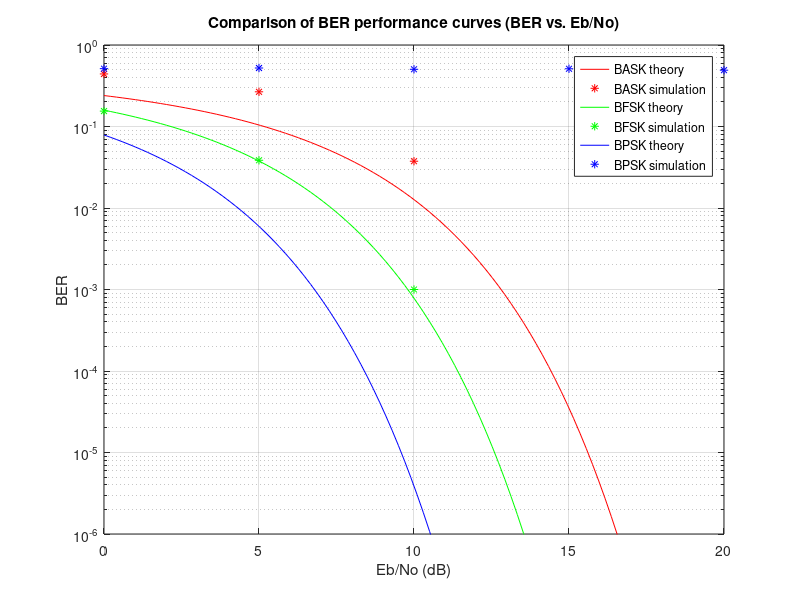

This figure's MATLAB source:
%A script to compare the BER of BASK, BFSK, BPSK from simulation and theory
%Variables:
%Sig_Length - bit length of the simulated signal
%Eb - bit energy of the simulated signal
Sig_Length = 2000;
Eb = 1;
%Eb/No for theoretical calculations (high resolution)
EtoN_dB = linspace(0,20,100);
EtoN = 10.^(EtoN_dB/10);
%Eb/No for simulation (five data points)
EtoN_dB_sim = linspace(0,20,5);
EtoN_sim = 10.^(EtoN_dB_sim/10);
%No for simulation purposes
No = Eb./EtoN_sim;
%Theoretical BER calculations
BER_BASK_te = (1/2)*erfc(sqrt(EtoN/4));
BER_BFSK_te = (1/2)*erfc(sqrt(EtoN/2));
BER_BPSK_te = (1/2)*erfc(sqrt(EtoN));
for iter = 1:length(EtoN_sim)
%Initialize error as 0
E_BASK = 0;
E_BFSK = 0;
E_BPSK = 0;
%Generate random string of bits with the length specified above
bit = randi([0 1],1,Sig_Length);
%Modulation of BFSK signal
x_BFSK = bit+1j*(~bit);
%Modulation of BASK signal
x_BASK = bit;
%Modulation of BPSK signal
x_BPSK = 2*bit-1;
% Generating noise
N_ril = sqrt(No(iter)/2)*randn(1,Sig_Length);
N_imj = sqrt(No(iter)/2)*randn(1,Sig_Length);
N = N_ril + 1j*(N_imj);
%Adding AWGN noise to the modulated signal
Y_BASK = x_BASK + N;
Y_BFSK = x_BFSK + N;
Y_BPSK = x_BPSK + N;
for iter2 = 1:Sig_Length
%BASK detector
Z_BASK(iter2) = (Y_BASK(iter2));
%Decision circuit BASK
if (Z_BASK(iter2) > 0.5 && bit(iter2) == 0) || (Z_BASK(iter2) < 0.5 && bit(iter2) == 1);
E_BASK = E_BASK + 1;
end
%BFSK detector
Z_BFSK(iter2) = real(Y_BFSK(iter2))-imag(Y_BFSK(iter2));
%Decision circuit BFSK
if (Z_BFSK(iter2) > 0 && bit(iter2) == 0) || (Z_BFSK(iter2) < 0 && bit(iter2) ==1);
E_BFSK = E_BFSK + 1;
end
%BPSK detector
Z_BPSK(iter2) = Y_BPSK(iter2);
%Decision circuit BPSK
if (Z_BPSK(iter2) > 0 && bit(iter2) == 0) || (Z_BPSK(iter2) < 0 && bit(iter2) == 1);
E_BPSK = E_BPSK + 1;
end
end
%Simulated BER calculations
BER_BASK_sim(iter) = E_BASK/Sig_Length;
BER_BFSK_sim(iter) = E_BFSK/Sig_Length;
BER_BPSK_sim(iter) = E_BPSK/Sig_Length;
end
%Making the graph
semilogy(EtoN_dB,BER_BASK_te,'k','color','red');
hold on
semilogy(EtoN_dB_sim,BER_BASK_sim,'k*','color','red');
semilogy(EtoN_dB,BER_BFSK_te,'k','color','green');
semilogy(EtoN_dB_sim,BER_BFSK_sim,'k*','color','green');
semilogy(EtoN_dB,BER_BPSK_te,'k','color','blue');
semilogy(EtoN_dB_sim,BER_BPSK_sim,'k*','color','blue');
legend('BASK theory','BASK simulation','BFSK theory','BFSK simulation','BPSK theory','BPSK simulation','location','best');
axis([min(EtoN_dB) max(EtoN_dB) 10^(-6) 1]);
xlabel('Eb/No (dB)');
ylabel('BER');
title('Comparison of BER performance curves (BER vs. Eb/No)');
grid on;
hold off
